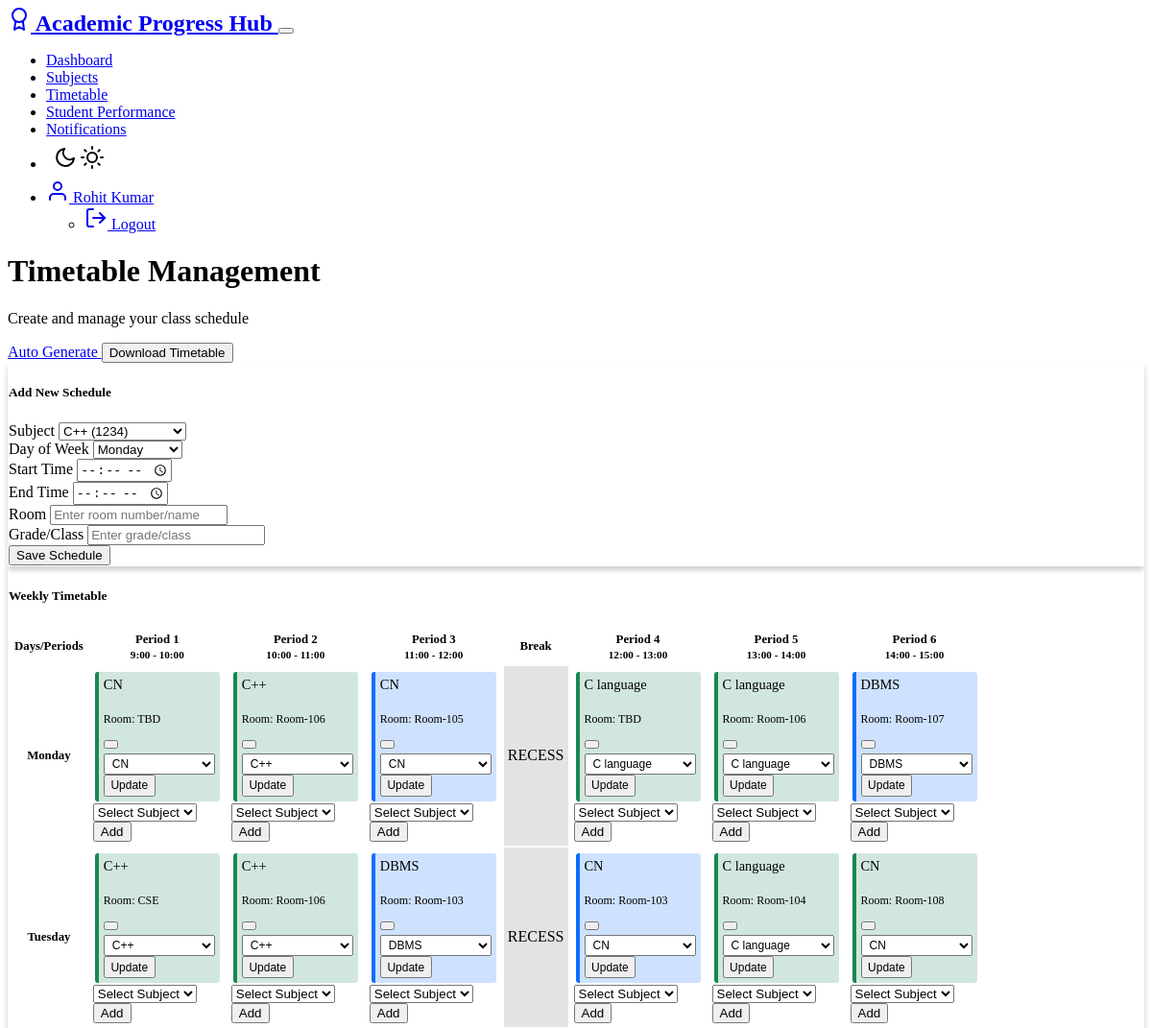
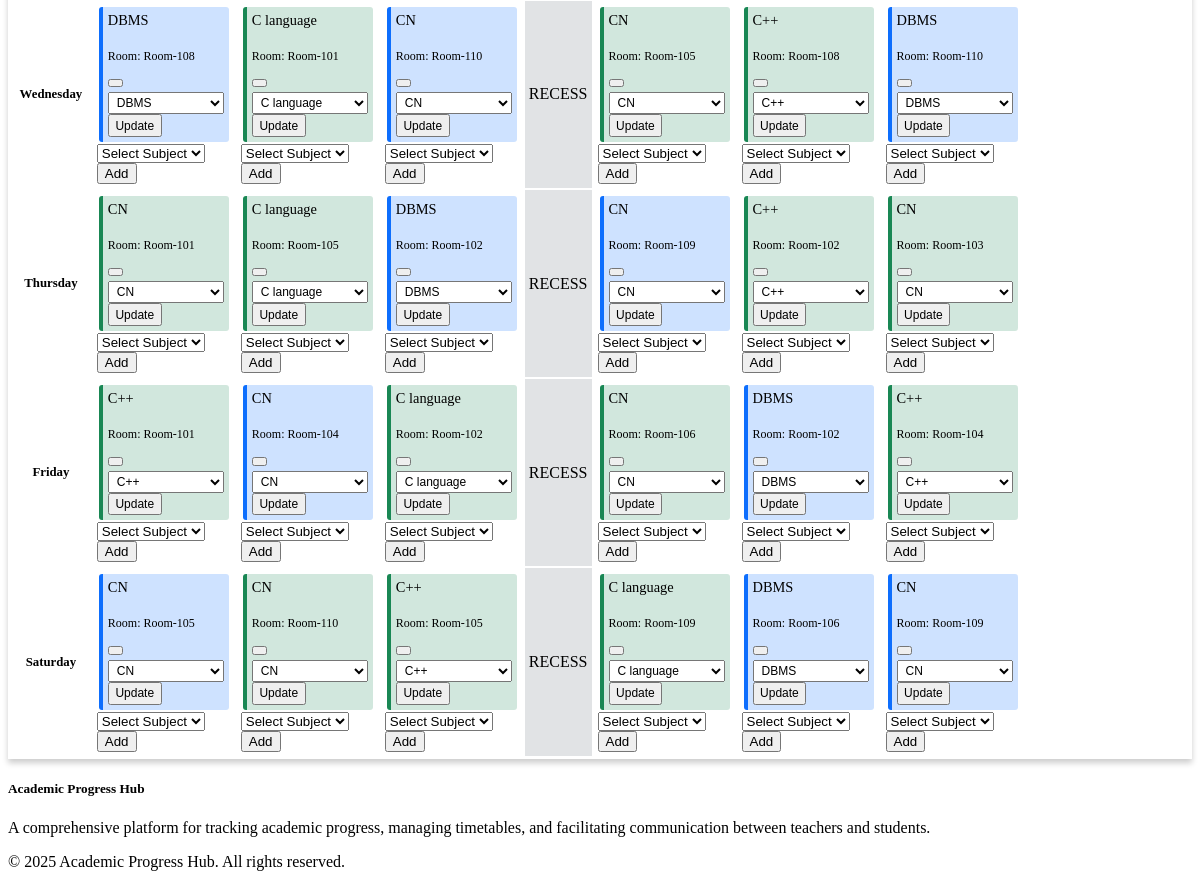
Screenshot of /teacher/timetable (signed in) with the database file from the repository (2 pictures, top to bottom).
### models.py (models this page shows, shortened)
class User(UserMixin, db.Model):
    __tablename__ = 'users'
    id = db.Column(db.Integer, primary_key=True)
    username = db.Column(db.String(64), unique=True, nullable=False)
    email = db.Column(db.String(120), unique=True, nullable=False)
    password_hash = db.Column(db.String(256), nullable=False)
    role = db.Column(db.String(10), nullable=False)  # 'admin', 'teacher' or 'student'
    created_at = db.Column(db.DateTime, default=datetime.utcnow)
    teacher_profile = db.relationship('Teacher', backref='user', uselist=False, cascade='all, delete-orphan')
    student_profile = db.relationship('Student', backref='user', uselist=False, cascade='all, delete-orphan')

class Timetable(db.Model):
    __tablename__ = 'timetables'
    id = db.Column(db.Integer, primary_key=True)
    day_of_week = db.Column(db.String(10), nullable=False)
    start_time = db.Column(db.Time, nullable=False)
    end_time = db.Column(db.Time, nullable=False)
    room = db.Column(db.String(20))
    teacher_id = db.Column(db.Integer, db.ForeignKey('teachers.id'), nullable=False)
    subject_id = db.Column(db.Integer, db.ForeignKey('subjects.id'), nullable=False)
    grade = db.Column(db.String(50), nullable=False)  # To identify which students this applies to

class Subject(db.Model):
    __tablename__ = 'subjects'
    id = db.Column(db.Integer, primary_key=True)
    name = db.Column(db.String(100), nullable=False)
    code = db.Column(db.String(20), nullable=False, unique=True)
    type = db.Column(db.String(20), nullable=False, default='Theory')
    teacher_id = db.Column(db.Integer, db.ForeignKey('teachers.id'), nullable=False)
    timetables = db.relationship('Timetable', backref='subject', cascade='all, delete-orphan')
    performances = db.relationship('Performance', backref='subject', cascade='all, delete-orphan')

### routes/teacher_routes.py (the view)
    def decorated_function(*args, **kwargs):
        if not current_user.is_authenticated or current_user.role != 'teacher':
            flash('Access denied: Teacher permissions required.', 'danger')
            return redirect(url_for('auth.login'))
        return f(*args, **kwargs)

### templates/teacher/timetable.html (shortened to what this page needs)
{% extends 'layout.html' %}
{% block content %}
<div class="row mb-4 align-items-center">
    <div class="col">
        <h1 class="mb-0">Timetable Management</h1>
        <p class="text-muted">Create and manage your class schedule</p>
    </div>
    <div class="col-auto">
        <a href="{{ url_for('teacher.timetable_generator') }}" class="btn btn-primary me-2">
            Auto Generate
        </a>
        {% if timetable_entries %}
        <button class="btn btn-success" id="downloadBtn">
            Download Timetable
        </button>
        {% endif %}
    </div>
</div>
<div class="row">
    <div class="col-lg-4 mb-4">
        <div class="card">
            <div class="card-header">
                <h5 class="mb-0">Add New Schedule</h5>
            </div>
            <div class="card-body">
                <form method="POST" action="{{ url_for('teacher.timetable') }}">
                    <div class="mb-3">
                        <label for="subject_id" class="form-label">{{ form.subject_id.label }}</label>
                        {% if form.subject_id.choices|length > 0 %}
                            {{ form.subject_id(class="form-select", id="subject_id") }}
                        {% else %}
                            {{ form.subject_id(class="form-select", id="subject_id", disabled=true) }}
                            <small class="text-danger">No subjects available. Please <a href="{{ url_for('teacher.subjects') }}">add subjects</a> first.</small>
                        {% endif %}
                    </div>
                    <div class="mb-3">
                        <label for="day_of_week" class="form-label">{{ form.day_of_week.label }}</label>
                        {{ form.day_of_week(class="form-select", id="day_of_week") }}
                    </div>
                    <div class="mb-3">
                        <label for="start_time" class="form-label">{{ form.start_time.label }}</label>
                        {{ form.start_time(class="form-control", id="start_time", type="time") }}
                    </div>
                    <div class="mb-3">
                        <label for="end_time" class="form-label">{{ form.end_time.label }}</label>
                        {{ form.end_time(class="form-control", id="end_time", type="time") }}
                    </div>
                    <div class="mb-3">
                        <label for="room" class="form-label">{{ form.room.label }}</label>
                        {{ form.room(class="form-control", id="room", placeholder="Enter room number/name") }}
                    </div>
                    <div class="mb-4">
                        <label for="grade" class="form-label">{{ form.grade.label }}</label>
                        {{ form.grade(class="form-control", id="grade", placeholder="Enter grade/class") }}
                    </div>
                    <div class="d-grid">
                        {% if form.subject_id.choices|length > 0 %}
                            {{ form.submit(class="btn btn-primary") }}
                        {% else %}
                            {{ form.submit(class="btn btn-primary", disabled=true) }}
                        {% endif %}
                    </div>
                </form>
            </div>
        </div>
    </div>
    <div class="col-lg-8">
        <div class="card">
            <div class="card-header">
                <h5 class="mb-0 fw-bold">Weekly Timetable</h5>
            </div>
            <div class="card-body">
                <div class="table-responsive">
                    <table class="table table-bordered text-center align-middle" id="timetableTable" style="min-width: 400px;">
                        <thead>
                            <tr>
                                <th class="align-middle" style="width: 50px;">Days/Periods</th>
                                {% for period in range(1, 7) %}
                                    <th class="align-middle" style="width: 70px;">Period {{ period }}<br><small>{{ (8 + period)|string }}:00 - {{ (9 + period)|string }}:00</small></th>
                                    {% if period == 3 %}
                                        <th class="bg-warning align-middle" style="width: 50px;">Break</th>
                                    {% endif %}
                                {% endfor %}
                            </tr>
                        </thead>
                        <tbody>
                            {% set days = ['Monday', 'Tuesday', 'Wednesday', 'Thursday', 'Friday', 'Saturday'] %}
                            {% for day in days %}
                                <tr>
                                    <th class="align-middle">{{ day }}</th>
                                    {% for period in range(1, 7) %}
                                        <td class="align-middle" style="height: 60px;">
                                            {% set found = false %}
                                            {% for timetable, subject in timetable_entries %}
                                                {% if timetable.day_of_week == day and (timetable.start_time.hour - 8) == period %}
                                                    {% set found = true %}
                                                    <div class="period-slot {% if subject.type == 'Theory' %}bg-success-subtle{% else %}bg-primary-subtle{% endif %} p-2 rounded">
                                                        <span class="subject-name">{{ subject.name }}</span><br>
                                                        <small class="text-muted">Room: {{ timetable.room }}</small>
                                                        <div class="mt-2">
                                                            <form method="POST" action="{{ url_for('teacher.delete_timetable', timetable_id=timetable.id) }}" class="d-inline" onsubmit="return confirm('Are you sure you want to delete this entry?');">
                                                                <button type="submit" class="btn btn-sm btn-danger me-1">
                                                                </button>
                                                            </form>
                                                            <form method="POST" action="{{ url_for('teacher.update_timetable') }}" class="d-inline">
                                                                <select name="subject_id" class="form-select form-select-sm d-inline-block w-auto me-1">
                                                                    {% for s in subjects %}
                                                                        <option value="{{ s.id }}" {% if s.id == subject.id %}selected{% endif %}>
                                                                            {{ s.name }}
                                                                        </option>
                                                                    {% endfor %}
                                                                </select>
                                                                <button type="submit" class="btn btn-sm btn-primary">Update</button>
                                                            </form>
                                                        </div>
                                                    </div>
                                                {% endif %}
                                            {% endfor %}
                                            {% if not found %}
                                                <form method="POST" action="{{ url_for('teacher.update_timetable') }}">
                                                    <select name="subject_id" class="form-select form-select-sm mb-2">
                                                        <option value="" disabled selected>Select Subject</option>
                                                    </select>
                                                    <button type="submit" class="btn btn-sm btn-primary">Add</button>
                                                </form>
                                            {% endif %}
                                        </td>
                                        {% if period == 3 %}
                                            <td class="bg-light align-middle">RECESS</td>
                                        {% endif %}
                                    {% endfor %}
                                </tr>
                            {% endfor %}
                        </tbody>
                    </table>
                </div>
            </div>
        </div>
    </div>
</div>
{% endblock %}

### templates/layout.html (shortened to what this page needs)
<!DOCTYPE html>
<html lang="en" data-bs-theme="dark">
<head>
    <link rel="stylesheet" href="https://cdn.replit.com/agent/bootstrap-agent-dark-theme.min.css">
    <link rel="stylesheet" href="{{ url_for('static', filename='css/style.css') }}">
</head>
<body>
    <nav class="navbar navbar-expand-lg navbar-dark bg-dark mb-4">
        <div class="container">
            <a class="navbar-brand" href="{{ url_for('index') }}">
                <span data-feather="award" class="me-2"></span>
                Academic Progress Hub
            </a>
            <button class="navbar-toggler" type="button" data-bs-toggle="collapse" data-bs-target="#navbarNav">
            </button>
            <div class="collapse navbar-collapse" id="navbarNav">
                <ul class="navbar-nav ms-auto">
                    {% if current_user.is_authenticated %}
                        {% if current_user.role == 'admin' %}
                            <li class="nav-item">
                                <a class="nav-link" href="{{ url_for('admin.admin_dashboard') }}">Admin Dashboard</a>
                            </li>
                            <li class="nav-item">
                                <a class="nav-link" href="{{ url_for('admin.manage_users') }}">Manage Users</a>
                            </li>
                        {% elif current_user.role == 'teacher' %}
                            <li class="nav-item">
                                <a class="nav-link" href="{{ url_for('teacher.dashboard') }}">Dashboard</a>
                            </li>
                            <li class="nav-item">
                                <a class="nav-link" href="{{ url_for('teacher.subjects') }}">Subjects</a>
                            </li>
                            <li class="nav-item">
                                <a class="nav-link" href="{{ url_for('teacher.timetable') }}">Timetable</a>
                            </li>
                            <li class="nav-item">
                                <a class="nav-link" href="{{ url_for('teacher.student_performance') }}">Student Performance</a>
                            </li>
                            <li class="nav-item">
                                <a class="nav-link" href="{{ url_for('notification.teacher_notifications') }}">Notifications</a>
                            </li>
                        {% endif %}
                        <li class="nav-item">
                            <button class="nav-link btn theme-toggle px-2" id="themeToggle" title="Toggle Light/Dark Mode">
                                <span data-feather="moon" class="theme-icon-dark d-none"></span>
                                <span data-feather="sun" class="theme-icon-light"></span>
                            </button>
                        </li>
                        <li class="nav-item dropdown">
                            <a class="nav-link dropdown-toggle" href="#" id="userDropdown" role="button" data-bs-toggle="dropdown">
                                <span data-feather="user" class="me-1"></span>
                                {{ current_user.username }}
                            </a>
                            <ul class="dropdown-menu dropdown-menu-end">
                                <li>
                                    <a class="dropdown-item" href="{{ url_for('auth.logout') }}">
                                        <span data-feather="log-out" class="me-1"></span> Logout
                                    </a>
                                </li>
                            </ul>
                        </li>
                    {% endif %}
                </ul>
            </div>
        </div>
    </nav>
    <main class="container my-4">
        {% block content %}{% endblock %}
    </main>
    <footer class="bg-dark text-light py-4 mt-5">
        <div class="container">
            <div class="row">
                <div class="col-md-6">
                    <h5>Academic Progress Hub</h5>
                    <p>A comprehensive platform for tracking academic progress, managing timetables, and facilitating communication between teachers and students.</p>
                </div>
                <div class="col-md-6 text-md-end">
                    <p>&copy; 2025 Academic Progress Hub. All rights reserved.</p>
                </div>
            </div>
        </div>
    </footer>
</body>
</html>

### rows the page displays
User: username "Rohit Kumar"
Timetable: name "CN", room "TBD"
Timetable: name "C++", room "Room-106"
Timetable: name "CN", room "Room-105"
Timetable: name "C language", room "TBD"
Timetable: name "C language", room "Room-106"
Timetable: name "DBMS", room "Room-107"
Timetable: name "C++", room "CSE"
Timetable: name "C++", room "Room-106"
Timetable: name "DBMS", room "Room-103"
Timetable: name "CN", room "Room-103"
Timetable: name "C language", room "Room-104"
Timetable: name "CN", room "Room-108"
Timetable: name "DBMS", room "Room-108"
Timetable: name "C language", room "Room-101"
Timetable: name "CN", room "Room-110"
Timetable: name "CN", room "Room-105"
Timetable: name "C++", room "Room-108"
Timetable: name "DBMS", room "Room-110"
Timetable: name "CN", room "Room-101"
Timetable: name "C language", room "Room-105"
Timetable: name "DBMS", room "Room-102"
Timetable: name "CN", room "Room-109"
Timetable: name "C++", room "Room-102"
Timetable: name "CN", room "Room-103"
Timetable: name "C++", room "Room-101"
Timetable: name "CN", room "Room-104"
Timetable: name "C language", room "Room-102"
Timetable: name "CN", room "Room-106"
Timetable: name "DBMS", room "Room-102"
Timetable: name "C++", room "Room-104"
Timetable: name "CN", room "Room-105"
Timetable: name "CN", room "Room-110"
Timetable: name "C++", room "Room-105"
Timetable: name "C language", room "Room-109"
Timetable: name "DBMS", room "Room-106"
Timetable: name "CN", room "Room-109"

### other values shown
{{ period }} "1" "2" "3" "4" "5" "6"
{{ (8 + period)|string }} "9" "10" "11" "12" "13" "14"
{{ (9 + period)|string }} "10" "11" "12" "13" "14" "15"
{{ day }} "Monday" "Tuesday" "Wednesday" "Thursday" "Friday" "Saturday"
form field subject_id "CN"
form field subject_id "C++"
form field subject_id "C language"
form field subject_id "DBMS"
